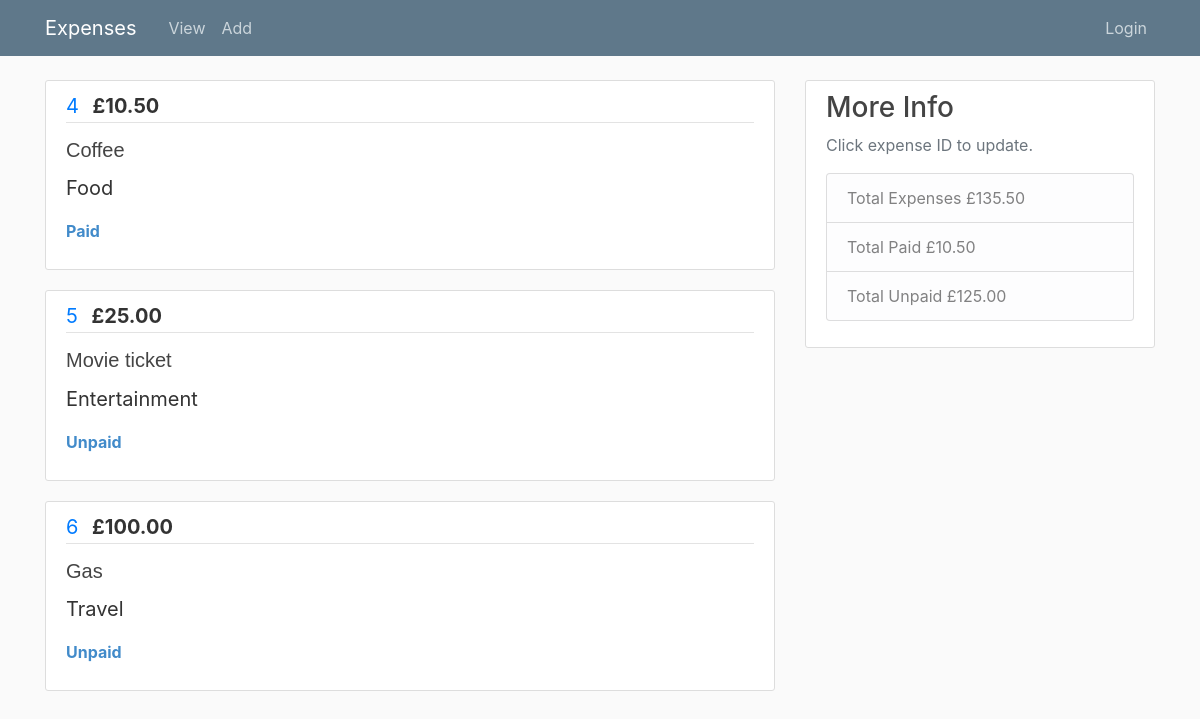
/2, run on the app's committed database.
### expenses.py (models this page shows)
class Expense(db.Model):
    id = db.Column(db.Integer, index=True, primary_key=True)
    amount = db.Column(db.Integer, index=True)
    description = db.Column(db.String, index=True)
    category = db.Column(db.String, index=True)
    repaid = db.Column(db.String, default="Unpaid", index=True)
    userId = db.Column(db.Integer, db.ForeignKey('user.id'))

### expenses.py (the view)
@app.route("/<int:user_id>", methods=["GET"])
def home(user_id):
    user = User.query.filter_by(id=user_id).first()
    if user is None:
        return "User not found", 404
    expenses = Expense.query.filter_by(userId=user_id).all()
    return render_template("home.html", expenses=expenses, user_id=user_id,
                           totalexpense=allexpense(user_id), totalPaid=totalPaid(user_id), totalUnpaid=totalUnpaid(user_id))

### expenses.py (called while the page is built)
def allexpense(user_id):
    expenses = Expense.query.filter_by(userId=user_id).all()
    totalexpense = 0
    for expense in expenses:
        totalexpense += expense.amount
    return totalexpense

def totalPaid(user_id):
    expenses = Expense.query.filter_by(userId=user_id).all()
    totalpaid = 0
    for expense in expenses:
        if expense.repaid == "Paid":
            totalpaid += expense.amount
    return totalpaid

def totalUnpaid(user_id):
    expenses = Expense.query.filter_by(userId=user_id).all()
    totalunpaid = 0
    for expense in expenses:
        if expense.repaid == "Unpaid":
            totalunpaid += expense.amount
    return totalunpaid

### templates/home.html
{% extends 'layout.html' %}
{% block content %}
{% for expense in expenses %}
    <article class="media content-section">
        <div class="media-body">
            <div class="article-metadata">
            <a class="mr-2" href="{{ url_for("update", user_id=user_id, expense_id=expense.id)}}">{{ expense.id }}</a>
            <small class="text-muted1">£{{ '{:.2f}'.format(expense.amount) }}</small>
            </div>
            <h2><a class="article-title" >{{ expense.description }}</a></h2>
            <p class="article-content">{{ expense.category }}</p>
            <p class="article-content-2">{{ expense.repaid }}</p>
        </div>
</article>
{% endfor %}
{% endblock content %}

### static/main.css (style rules this page uses)
body { background: #fafafa; color: #333333; margin-top: 5rem; }
h1, h2, h3, h4, h5, h6 { color: #444444; }
.content-section { background: #ffffff; padding: 10px 20px; border: 1px solid #dddddd; border-radius: 3px; margin-bottom: 20px; }
.article-title { color: #444444; font-size: 20px; font-family: Verdana, Geneva, Tahoma, sans-serif; }
.article-content { white-space: pre-line; font-size: 20px; }
.article-metadata { padding-bottom: 1px; margin-bottom: 4px; border-bottom: 1px solid #e3e3e3; font-size: 20px; }
.text-muted1 { font-size: 20px; font-weight: bold; }
.article-content-2 { font-weight: bold; color: #428bca; }

### data on the page
Expense: id "4", amount "10.50", description "Coffee", category "Food", repaid "Paid"
Expense: id "5", amount "25.00", description "Movie ticket", category "Entertainment", repaid "Unpaid"
Expense: id "6", amount "100.00", description "Gas", category "Travel", repaid "Unpaid"

### other printed values
{{ '{:.2f}'.format(totalexpense) }} "135.50"
{{ '{:.2f}'.format(totalPaid) }} "10.50"
{{ '{:.2f}'.format(totalUnpaid) }} "125.00"
